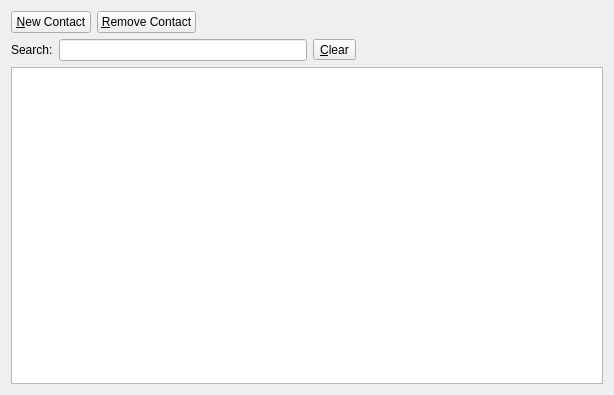
<?xml version="1.0" encoding="UTF-8"?>
<ui version="4.0">
 <class>ContactsPage</class>
 <widget class="QWidget" name="ContactsPage">
  <property name="geometry">
   <rect>
    <x>0</x>
    <y>0</y>
    <width>614</width>
    <height>395</height>
   </rect>
  </property>
  <property name="windowTitle">
   <string>Contacts</string>
  </property>
  <layout class="QGridLayout" name="gridLayout_2">
   <item row="0" column="0">
    <layout class="QHBoxLayout" name="horizontalLayout_3">
     <item>
      <layout class="QVBoxLayout" name="verticalLayout">
       <item>
        <layout class="QHBoxLayout" name="horizontalLayout">
         <item>
          <widget class="QPushButton" name="newContactPB">
           <property name="text">
            <string>&amp;New Contact</string>
           </property>
          </widget>
         </item>
         <item>
          <widget class="QPushButton" name="removeContactPB">
           <property name="text">
            <string>&amp;Remove Contact</string>
           </property>
          </widget>
         </item>
         <item>
          <spacer name="horizontalSpacer">
           <property name="orientation">
            <enum>Qt::Horizontal</enum>
           </property>
           <property name="sizeHint" stdset="0">
            <size>
             <width>40</width>
             <height>20</height>
            </size>
           </property>
          </spacer>
         </item>
        </layout>
       </item>
       <item>
        <layout class="QHBoxLayout" name="horizontalLayout_2">
         <item>
          <widget class="QLabel" name="searchLB">
           <property name="text">
            <string>Search:</string>
           </property>
          </widget>
         </item>
         <item>
          <widget class="QLineEdit" name="searchLE"/>
         </item>
         <item>
          <widget class="QToolButton" name="clearContactSearch">
           <property name="text">
            <string>&amp;Clear</string>
           </property>
          </widget>
         </item>
         <item>
          <spacer name="horizontalSpacer_2">
           <property name="orientation">
            <enum>Qt::Horizontal</enum>
           </property>
           <property name="sizeHint" stdset="0">
            <size>
             <width>40</width>
             <height>20</height>
            </size>
           </property>
          </spacer>
         </item>
        </layout>
       </item>
       <item>
        <widget class="Akonadi::EntityTreeView" name="contactsTV">
         <property name="sizePolicy">
          <sizepolicy hsizetype="Expanding" vsizetype="Expanding">
           <horstretch>1</horstretch>
           <verstretch>0</verstretch>
          </sizepolicy>
         </property>
         <property name="minimumSize">
          <size>
           <width>300</width>
           <height>0</height>
          </size>
         </property>
         <property name="editTriggers">
          <set>QAbstractItemView::NoEditTriggers</set>
         </property>
        </widget>
       </item>
      </layout>
     </item>
    </layout>
   </item>
  </layout>
 </widget>
 <customwidgets>
  <customwidget>
   <class>Akonadi::EntityTreeView</class>
   <extends>QTreeView</extends>
   <header location="global">akonadi/entitytreeview.h</header>
  </customwidget>
 </customwidgets>
 <resources/>
 <connections/>
</ui>
